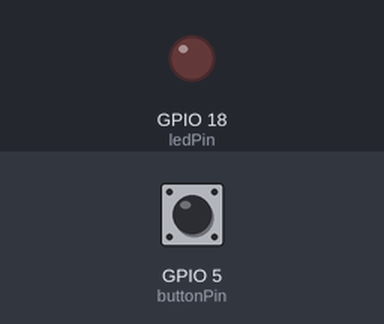
A program run on a simulated ESP32. On the bench: output pins drawn as LEDs (lit = HIGH). The test bench sets the inputs (shaded band); at power-on: GPIO 5 (buttonPin) HIGH. What the program prints to the serial monitor is not drawn.

Above: at 1.2 s.
1.3 s: GPIO 5 (buttonPin) pulled LOW for 0.15 s
At 1.37 s:
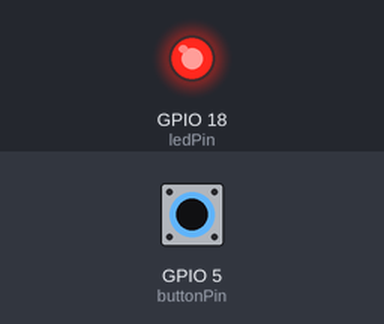
2.9 s: GPIO 5 (buttonPin) pulled LOW for 3.2 s
At 6.9 s:
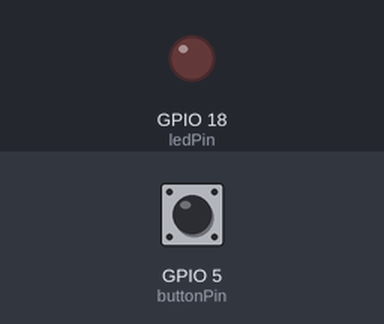
Timing chart, 0 to 8.4 s (numbered marks = the images above; inputs shaded):
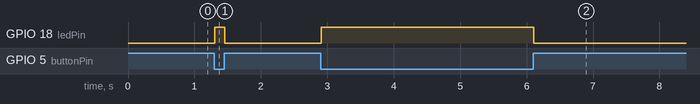

The program:

main.cpp
```cpp
#include <Arduino.h>
#include <WiFi.h>
#include <ThingSpeak.h>
#include <OneWire.h>
#include <DallasTemperature.h>

// --- THINGSPEAK AND WIFI SETUP ---
// wifi
const char* ssid = "";
const char* password = "";

// thingspeak
const unsigned long channelNumber = 3188907;
const char* writeAPIKey = "8L4TSEG5LE104NA5";
const char* readAPIKey = "YSKOZREQCAL1H3LP";
const int fieldTemper = 1;
const int fieldWaterLev = 2;
const int fieldTDS = 3;

const unsigned long postingInterval = 600000; // post data every 60s
unsigned long lastUpdateTime = 0;

WiFiClient client;

// --- DS18B20 SENSOR SETUP ---
const int oneWireBus = 2;
OneWire oneWire(oneWireBus);
DallasTemperature sensors(&oneWire);

int buttonPin = 5;
int ledPin = 18 ;
bool lastButtonState = HIGH;

void setup() {
  // put your setup code here, to run once:
  Serial.begin(115200);
  Serial.println("Hello, ESP32!");
  pinMode(buttonPin , INPUT_PULLUP);
  pinMode(ledPin , OUTPUT);
}

void loop() {
  // put your main code here, to run repeatedly:
  delay(10); // this speeds up the simulation
  int state = digitalRead(buttonPin);
  if(state == LOW) digitalWrite(ledPin, HIGH);
  if(state == HIGH) digitalWrite(ledPin, LOW);

}
```

Measured:
- after the input at 1.3 s, GPIO 18 (ledPin): LOW → HIGH at once, → LOW 0.15 s later
- after the input at 2.9 s, GPIO 18 (ledPin): LOW → HIGH at once, → LOW 3.2 s later
